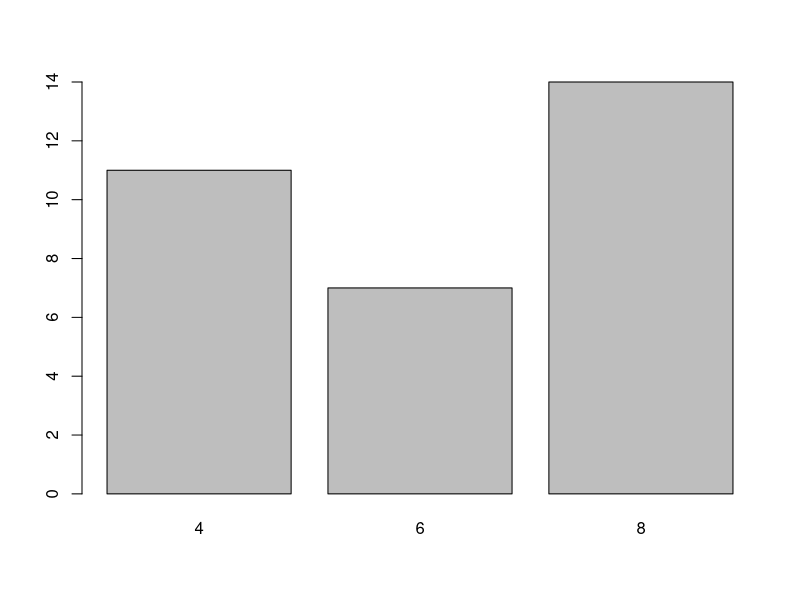
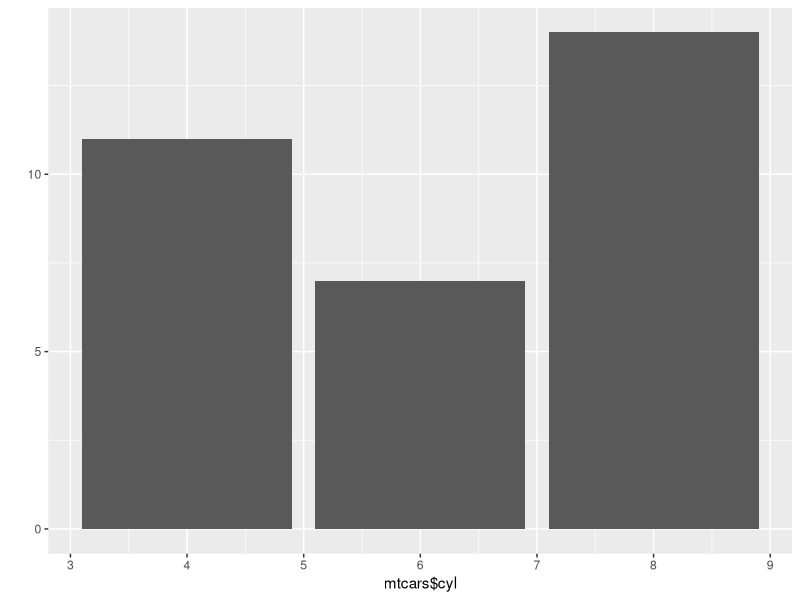

The R script that drew these images, in order:
## ---- chunk 1
knitr::opts_chunk$set(echo = TRUE)
## ---- chunk 2
count <- table(mtcars$cyl)
barplot(count)
## ---- chunk 3
if("ggplot2" %in% rownames(installed.packages()) == FALSE) {install.packages("ggplot2")}
library(ggplot2)
## ---- chunk 4
qplot(mtcars$cyl,geom = "bar")
